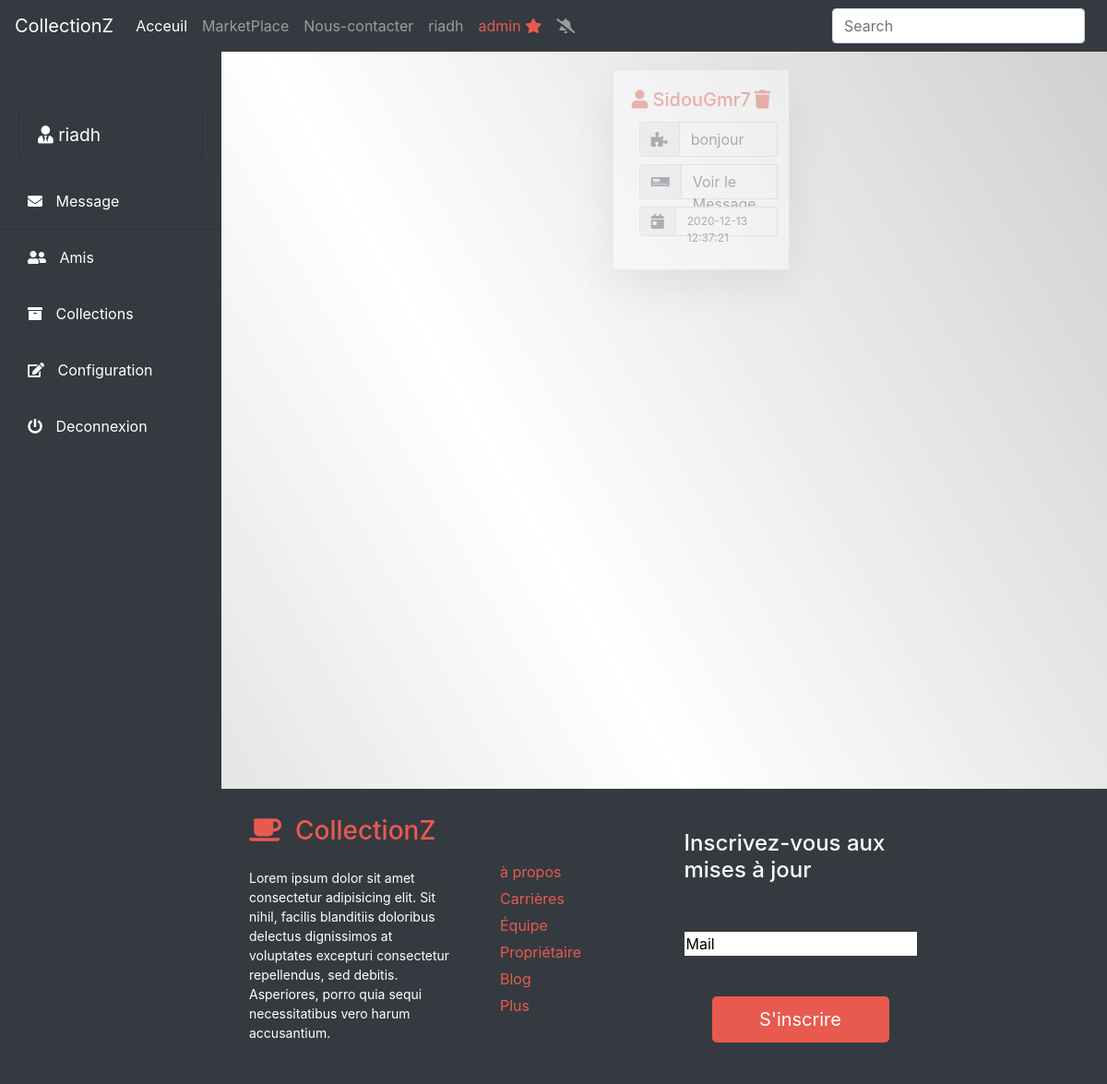
Screenshot of /affichmessage.php (signed in) with the database file from the repository.
### tables this page shows
CREATE TABLE `message` (
  `ID` int(11) NOT NULL,
  `ID_Expediteur` int(11) NOT NULL,
  `ID_Destinataire` int(11) NOT NULL,
  `Message` text NOT NULL,
  `Objet` varchar(50) NOT NULL,
  `time` datetime NOT NULL DEFAULT current_timestamp(),
  `vu` tinyint(1) DEFAULT 0
);

CREATE TABLE `users` (
  `ID` int(4) NOT NULL,
  `login` varchar(30) NOT NULL,
  `firstname` varchar(30) NOT NULL,
  `lastname` varchar(30) NOT NULL,
  `email` varchar(30) NOT NULL,
  `phonenumber` varchar(30) NOT NULL,
  `password` int(50) NOT NULL
);

### affichmessage.php (the view, shortened to what this page needs)
<?php
  $ID=$_SESSION['id'];
?>
<!DOCTYPE html>
<html lang="en">
<head>
</head>
<body>
  <?php require "include/navbar.php" ?>
  <div class="d-flex" id="wrapper">
    <?php require "include/sidebar.php" ?>
      <div id="page-content-wrapper">
        <div class="row justify-content-center">
            <?php
                $query = "SELECT * FROM message Where ID_Destinataire='$ID'";
                $result = $db->prepare($query);
                $result->execute();
                $rows = $result->fetchAll();
                $i=-1;
             ?>
            <?php foreach ($rows as $row): ?>
              <?php if ($row['vu']): ?>
                <div class="col-sm-3" style="opacity: 40%;">
              <?php else: ?>
                <div class="col-sm-3">
              <?php endif; ?>
                <div class="card shadow-lg">
                  <div class="card-body">
                    <?php
                      $Expediteur = $row['ID_Expediteur'];
                      $query2="SELECT login from users WHERE ID = '$Expediteur'";
                      $result2 = $db->prepare($query2);
                      $result2->execute();
                      $user = $result2->fetchAll();
                      $i=$i+1;
                     ?>
                    <h5 class="card-title"><i class="fas fa-user"></i>
                      <a class="text-decoration-none" style="color:#e85a4f" href="profil.php?id=<?= $row['ID_Expediteur'] ?>&user=<?= $user[0]['login'] ?>"><?= $user[0]['login'] ?></a>
                      <a href="php/AjouteCategorie.php?action=Deletemessage&name=<?= $row['ID'] ?>" class="float-right"style="color: #e85a4f;"><i class="fas fa-trash"></i></a>
                    </h5>
                    <div class="card-text">
                      <div class="form-group">
                        <div class="col-md-15 input-group m-2">
                          <div class="input-group-prepend">
                             <div class="input-group-text"><i class="fas fa-puzzle-piece"></i></div>
                           </div>
                           <p class="form-control"><?= $row['Objet'] ?></p>
                        </div>
                        <div class="col-md-22 input-group m-2">
                          <div class="input-group-prepend">
                             <div class="input-group-text"><i class="fas fa-digital-tachograph"></i></div>
                           </div>
                           <a href="php/affichemessageP.php?action=vu&id=<?= $row['ID'] ?>" type="button" id="message<?= $i ?>" class="form-control text-decoration-none">Voir le Message</a>
                        </div>
                        <div class="col-md-15 input-group m-2">
                          <div class="input-group-prepend">
                             <div class="input-group-text"><i class="fas fa-calendar-day"></i></div>
                           </div>
                           <p class="form-control" style="font-size: 12px;"><?= $row['time'] ?></p>
                        </div>
                      </div>
                    </div>
                  </div>
                </div>
              </div>
            <?php endforeach; ?>
      </div>
    </div>
 </div>
      <?php require "include/footer.php" ?>
      <?php require "include/alert.php" ?>
</body>
</html>

### css/simple-sidebar.css (style rules this page uses)
#wrapper { overflow-x: hidden; }
#page-content-wrapper { min-width: 100vw; }
@media (min-width: 768px) { #page-content-wrapper { min-width: 0; width: 100%; } }

### affichmessage.php (style rules this page uses)
.row { padding-left: 100px; padding-bottom: 20px; }
.col-sm-3 { margin-right: 20px; }
.card { margin-top: 20px; }
h6 ,h5 { color: #E85A4F; }

### include/navbar.php (style rules this page uses)
body { background-image:url("img/back.jpg"); background-repeat: no-repeat; background-size: 100% 100%; }

### include/sidebar.php (style rules this page uses)
body { background-repeat: no-repeat; background-size: 100% 100%; }

### rows the page displays
message: users.login "SidouGmr7", Objet "bonjour", time "2020-12-13 12:37:21"

### other values shown
$_SESSION['login'] "riadh"
